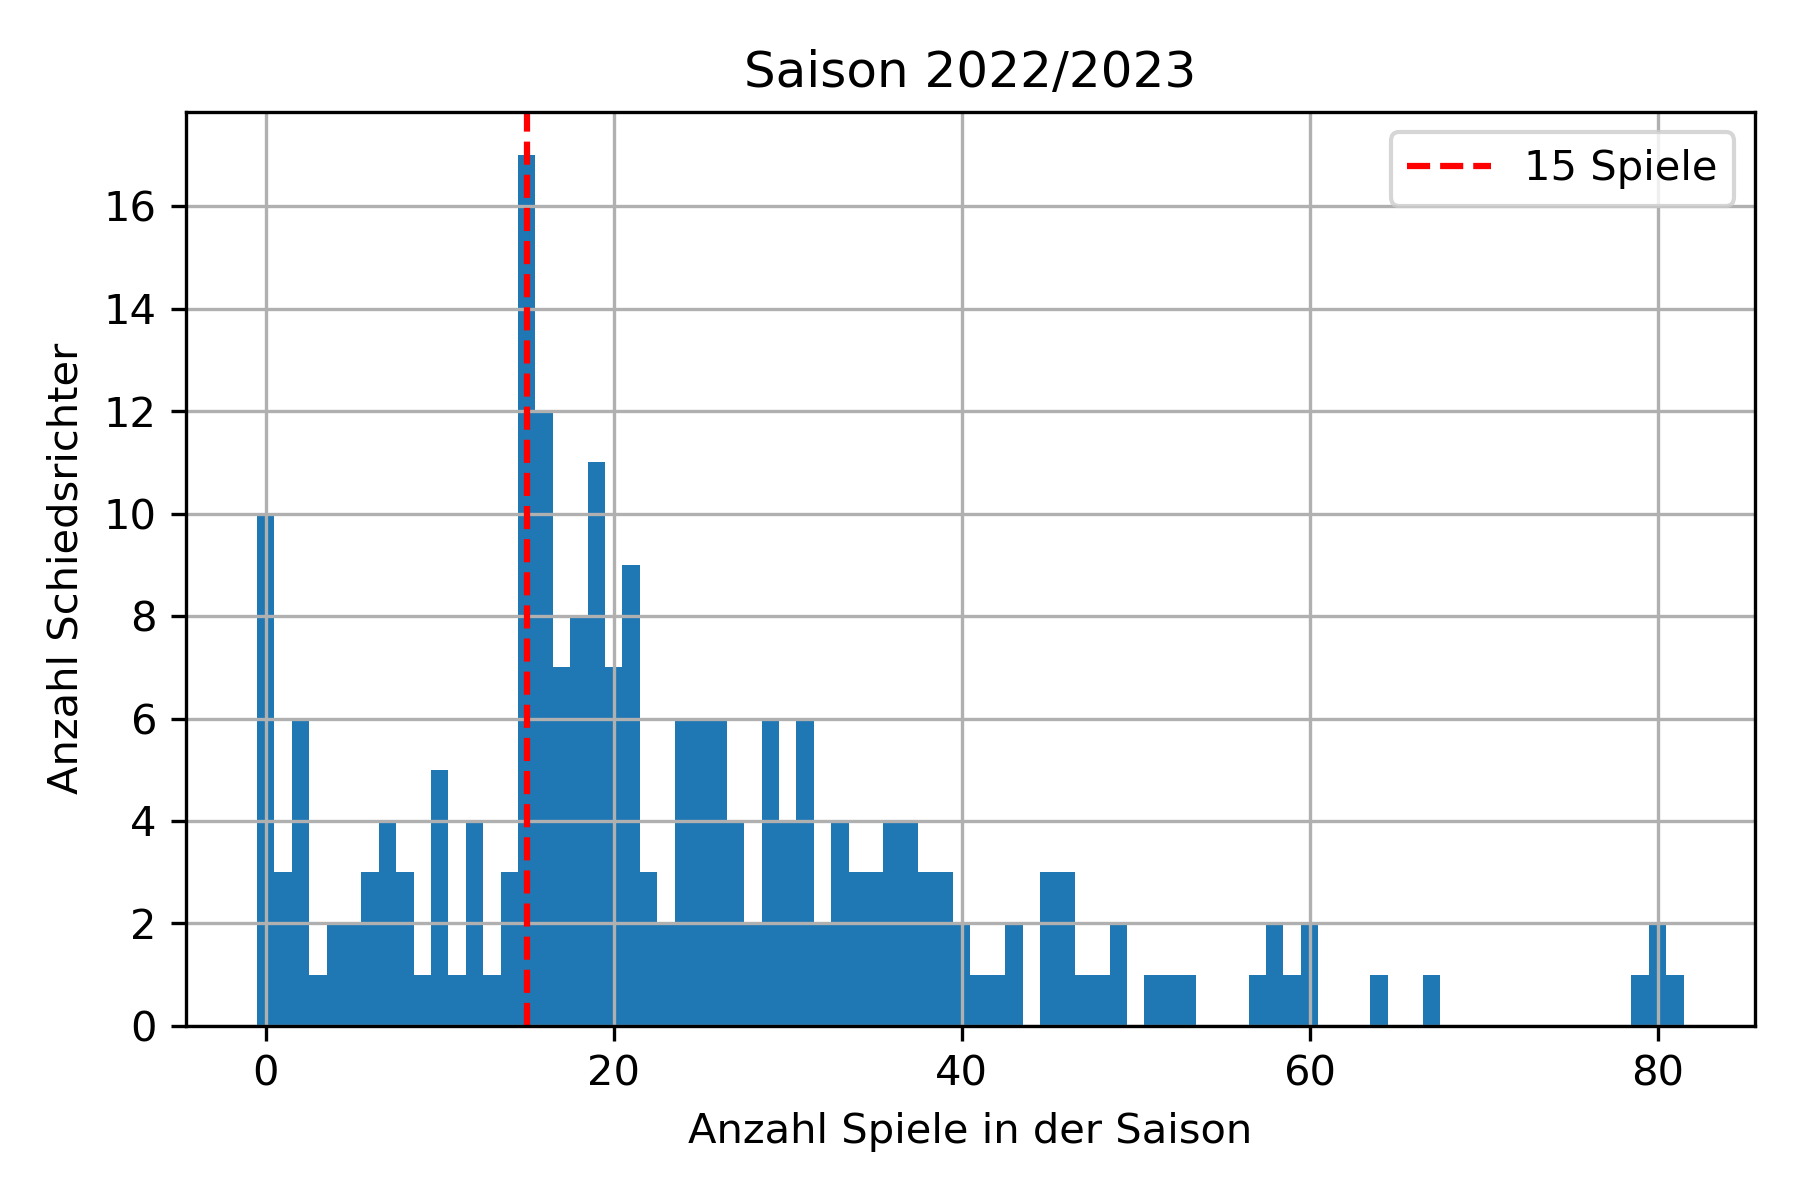

Recreate this plot in Python.
# -*- coding: utf-8 -*-
"""
Created on Sat Dec  2 21:58:03 2023

@author: proed
"""

import pandas as pd
import numpy as np
import matplotlib.pyplot as plt
import datetime

# Schiedrichter laden

sr = pd.read_excel('Analyse/Schiedsrichterstammdaten.xls', skiprows=2)
sr = sr.dropna(how='all')
sr['SR seit'] = pd.to_datetime(sr['SR seit'], format='%d.%m.%Y')
sr['Geburtsdatum'] = pd.to_datetime(sr['Geburtsdatum'], format='%d.%m.%Y')
sr['Alter'] = (datetime.datetime(2023, 6, 30) - sr['Geburtsdatum'])/(
    pd.to_timedelta('365.25D'))
sr = sr[sr['SR seit'] <= '2022-07-01']



sr_ids = sr['Ausweisnr.'].unique()

# Spiele laden

df = pd.read_excel('Analyse/SpieleExport.xls', skiprows=2)
df = df.dropna(subset='Spielkennung:')

df['Spielkennung:'] = df['Spielkennung:'].astype(int)

gebiete = ['Deutschland', 'Region Westdeutschland', 'Kreis Münster',
           'Kreis Gütersloh', 'Kreis Dortmund', 'Kreis Ahaus-Coesfeld', 
           'Westfalen','Kreis Herne', 'Kreis Beckum', 'Bezirk Westfalen',
           'Kreis Steinfurt', 'Kreis Unna-Hamm']

#df = df[df['Spielgebiet'].isin(gebiete)]

spielstatus = ['Spiel anerkannt', 'Spiel erfolgt']

df = df[df['Spielstatus'].isin(spielstatus)]

# Pivot-Tabelle rückgängig

value_vars = ['(SR)Ausweisnummer', '(SRA1)Ausweisnummer', '(SRA2)Ausweisnummer',
              '(4.Off)Ausweisnummer', '(Pate)Ausweisnummer', ]

melt = df.melt('Spielkennung:', value_vars=value_vars, value_name='Ausweisnr.')
melt = melt[melt['Ausweisnr.'].isin(sr_ids)]

n_spiele = melt['Ausweisnr.'].value_counts()

sr2 = sr[['Ausweisnr.', 'Name', 'Vorname', 'Alter']].merge(
    n_spiele, how='left', left_on='Ausweisnr.', right_index=True)

sr2['count'] = sr2['count'].fillna(0)

bins = np.arange(-0.5, sr2['count'].max()+1, 1)
bins_age = np.arange(sr2['Alter'].min()-0.5, sr2['Alter'].max()+1, 1)

r = plt.hist(sr2['count'], bins=bins)
plt.axvline(x=15, label='15 Spiele', color='r', linestyle='dashed')
plt.xlabel('Anzahl Spiele in der Saison')
plt.ylabel('Anzahl Schiedsrichter')
plt.title('Saison 2022/2023')
plt.legend()
plt.grid()
plt.tight_layout()
plt.savefig('Analyse/spiele_je_sr.png', dpi=300)

# Namen hinzufügen

plt.figure()
r2 = plt.hist2d(sr2['count'], sr2['Alter'], bins=[bins, bins_age])
plt.axvline(x=15, label='15 Spiele', color='r', linestyle='dashed')
plt.xlabel('Anzahl Spiele in der Saison')
plt.ylabel('Alter Schiedsrichter')
plt.title('Saison 2022/2023')
plt.legend()
plt.colorbar(label='Anzahl SR', 
             ticks=np.arange(sr2['count'].max()))
plt.grid()
plt.tight_layout()
plt.savefig('Analyse/spiele_je_sr_vs_alter.png', dpi=300)